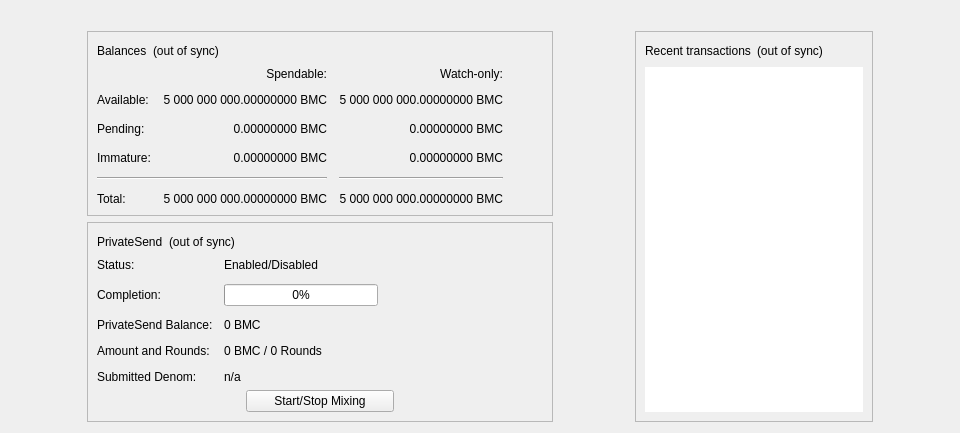
<?xml version="1.0" encoding="UTF-8"?>
<ui version="4.0">
 <class>OverviewPage</class>
 <widget class="QWidget" name="OverviewPage">
  <property name="geometry">
   <rect>
    <x>0</x>
    <y>0</y>
    <width>798</width>
    <height>318</height>
   </rect>
  </property>
  <property name="minimumSize">
   <size>
    <width>960</width>
    <height>0</height>
   </size>
  </property>
  <property name="windowTitle">
   <string>Form</string>
  </property>
  <layout class="QVBoxLayout" name="topLayout">
   <item>
    <widget class="QLabel" name="labelAlerts">
     <property name="visible">
      <bool>false</bool>
     </property>
     <property name="wordWrap">
      <bool>true</bool>
     </property>
     <property name="margin">
      <number>3</number>
     </property>
     <property name="textInteractionFlags">
      <set>Qt::TextSelectableByMouse</set>
     </property>
    </widget>
   </item>
   <item>
    <layout class="QHBoxLayout" name="horizontalLayout" stretch="1,0,1,0,1">
     <item>
      <spacer name="horizontalSpacerLeft">
       <property name="orientation">
        <enum>Qt::Horizontal</enum>
       </property>
       <property name="sizeType">
        <enum>QSizePolicy::Preferred</enum>
       </property>
       <property name="sizeHint" stdset="0">
        <size>
         <width>10</width>
         <height>20</height>
        </size>
       </property>
      </spacer>
     </item>
     <item>
      <layout class="QVBoxLayout" name="verticalLayout_2">
       <item>
        <widget class="QFrame" name="frame">
         <property name="frameShape">
          <enum>QFrame::StyledPanel</enum>
         </property>
         <property name="frameShadow">
          <enum>QFrame::Raised</enum>
         </property>
         <layout class="QVBoxLayout" name="verticalLayout_4">
          <item>
           <layout class="QHBoxLayout" name="horizontalLayout_4">
            <item>
             <widget class="QLabel" name="label_5">
              <property name="text">
               <string>Balances</string>
              </property>
             </widget>
            </item>
            <item>
             <widget class="QLabel" name="labelWalletStatus">
              <property name="toolTip">
                <string>The displayed information may be out of date. Your wallet automatically synchronizes with the BobMemeCoin network after a connection is established, but this process has not completed yet.</string>
              </property>
              <property name="text">
               <string notr="true">(out of sync)</string>
              </property>
              <property name="alignment">
               <set>Qt::AlignLeading|Qt::AlignLeft|Qt::AlignVCenter</set>
              </property>
             </widget>
            </item>
            <item>
             <spacer name="horizontalSpacer_3">
              <property name="orientation">
               <enum>Qt::Horizontal</enum>
              </property>
              <property name="sizeHint" stdset="0">
               <size>
                <width>40</width>
                <height>20</height>
               </size>
              </property>
             </spacer>
            </item>
           </layout>
          </item>
          <item>
           <layout class="QGridLayout" name="gridLayout">
            <property name="spacing">
             <number>12</number>
            </property>
            <item row="2" column="2">
             <widget class="QLabel" name="labelWatchPending">
              <property name="cursor">
               <cursorShape>IBeamCursor</cursorShape>
              </property>
              <property name="toolTip">
               <string>Unconfirmed transactions to watch-only addresses</string>
              </property>
              <property name="text">
                <string notr="true">0.00000000 BMC</string>
              </property>
              <property name="alignment">
               <set>Qt::AlignRight|Qt::AlignTrailing|Qt::AlignVCenter</set>
              </property>
              <property name="textInteractionFlags">
               <set>Qt::LinksAccessibleByMouse|Qt::TextSelectableByKeyboard|Qt::TextSelectableByMouse</set>
              </property>
             </widget>
            </item>
            <item row="2" column="1">
             <widget class="QLabel" name="labelUnconfirmed">
              <property name="cursor">
               <cursorShape>IBeamCursor</cursorShape>
              </property>
              <property name="toolTip">
               <string>Total of transactions that have yet to be confirmed, and do not yet count toward the spendable balance</string>
              </property>
              <property name="text">
                <string notr="true">0.00000000 BMC</string>
              </property>
              <property name="alignment">
               <set>Qt::AlignRight|Qt::AlignTrailing|Qt::AlignVCenter</set>
              </property>
              <property name="textInteractionFlags">
               <set>Qt::LinksAccessibleByMouse|Qt::TextSelectableByKeyboard|Qt::TextSelectableByMouse</set>
              </property>
             </widget>
            </item>
            <item row="3" column="2">
             <widget class="QLabel" name="labelWatchImmature">
              <property name="cursor">
               <cursorShape>IBeamCursor</cursorShape>
              </property>
              <property name="toolTip">
               <string>Mined balance in watch-only addresses that has not yet matured</string>
              </property>
              <property name="text">
                <string notr="true">0.00000000 BMC</string>
              </property>
              <property name="alignment">
               <set>Qt::AlignRight|Qt::AlignTrailing|Qt::AlignVCenter</set>
              </property>
              <property name="textInteractionFlags">
               <set>Qt::LinksAccessibleByMouse|Qt::TextSelectableByKeyboard|Qt::TextSelectableByMouse</set>
              </property>
             </widget>
            </item>
            <item row="4" column="0" colspan="2">
             <widget class="Line" name="lineSpendableBalance">
              <property name="orientation">
               <enum>Qt::Horizontal</enum>
              </property>
             </widget>
            </item>
            <item row="4" column="2">
             <widget class="Line" name="lineWatchBalance">
              <property name="sizePolicy">
               <sizepolicy hsizetype="Preferred" vsizetype="Fixed">
                <horstretch>0</horstretch>
                <verstretch>0</verstretch>
               </sizepolicy>
              </property>
              <property name="minimumSize">
               <size>
                <width>140</width>
                <height>0</height>
               </size>
              </property>
              <property name="orientation">
               <enum>Qt::Horizontal</enum>
              </property>
             </widget>
            </item>
            <item row="5" column="0">
             <widget class="QLabel" name="labelTotalText">
              <property name="text">
               <string>Total:</string>
              </property>
             </widget>
            </item>
            <item row="3" column="1">
             <widget class="QLabel" name="labelImmature">
              <property name="cursor">
               <cursorShape>IBeamCursor</cursorShape>
              </property>
              <property name="toolTip">
               <string>Mined balance that has not yet matured</string>
              </property>
              <property name="text">
                <string notr="true">0.00000000 BMC</string>
              </property>
              <property name="alignment">
               <set>Qt::AlignRight|Qt::AlignTrailing|Qt::AlignVCenter</set>
              </property>
              <property name="textInteractionFlags">
               <set>Qt::LinksAccessibleByMouse|Qt::TextSelectableByKeyboard|Qt::TextSelectableByMouse</set>
              </property>
             </widget>
            </item>
            <item row="2" column="3">
             <spacer name="horizontalSpacer_2">
              <property name="orientation">
               <enum>Qt::Horizontal</enum>
              </property>
              <property name="sizeHint" stdset="0">
               <size>
                <width>40</width>
                <height>20</height>
               </size>
              </property>
             </spacer>
            </item>
            <item row="3" column="0">
             <widget class="QLabel" name="labelImmatureText">
              <property name="text">
               <string>Immature:</string>
              </property>
             </widget>
            </item>
            <item row="5" column="1">
             <widget class="QLabel" name="labelTotal">
              <property name="cursor">
               <cursorShape>IBeamCursor</cursorShape>
              </property>
              <property name="toolTip">
               <string>Your current total balance</string>
              </property>
              <property name="text">
                <string notr="true">5 000 000 000.00000000 BMC</string>
              </property>
              <property name="alignment">
               <set>Qt::AlignRight|Qt::AlignTrailing|Qt::AlignVCenter</set>
              </property>
              <property name="textInteractionFlags">
               <set>Qt::LinksAccessibleByMouse|Qt::TextSelectableByKeyboard|Qt::TextSelectableByMouse</set>
              </property>
             </widget>
            </item>
            <item row="5" column="2">
             <widget class="QLabel" name="labelWatchTotal">
              <property name="cursor">
               <cursorShape>IBeamCursor</cursorShape>
              </property>
              <property name="toolTip">
               <string>Current total balance in watch-only addresses</string>
              </property>
              <property name="text">
                <string notr="true">5 000 000 000.00000000 BMC</string>
              </property>
              <property name="alignment">
               <set>Qt::AlignRight|Qt::AlignTrailing|Qt::AlignVCenter</set>
              </property>
              <property name="textInteractionFlags">
               <set>Qt::LinksAccessibleByMouse|Qt::TextSelectableByKeyboard|Qt::TextSelectableByMouse</set>
              </property>
             </widget>
            </item>
            <item row="0" column="2">
             <widget class="QLabel" name="labelWatchonly">
              <property name="text">
               <string>Watch-only:</string>
              </property>
              <property name="alignment">
               <set>Qt::AlignRight|Qt::AlignTrailing|Qt::AlignVCenter</set>
              </property>
             </widget>
            </item>
            <item row="1" column="0">
             <widget class="QLabel" name="labelBalanceText">
              <property name="text">
               <string>Available:</string>
              </property>
             </widget>
            </item>
            <item row="1" column="1">
             <widget class="QLabel" name="labelBalance">
              <property name="cursor">
               <cursorShape>IBeamCursor</cursorShape>
              </property>
              <property name="toolTip">
               <string>Your current spendable balance</string>
              </property>
              <property name="text">
                <string notr="true">5 000 000 000.00000000 BMC</string>
              </property>
              <property name="alignment">
               <set>Qt::AlignRight|Qt::AlignTrailing|Qt::AlignVCenter</set>
              </property>
              <property name="textInteractionFlags">
               <set>Qt::LinksAccessibleByMouse|Qt::TextSelectableByKeyboard|Qt::TextSelectableByMouse</set>
              </property>
             </widget>
            </item>
            <item row="1" column="2">
             <widget class="QLabel" name="labelWatchAvailable">
              <property name="cursor">
               <cursorShape>IBeamCursor</cursorShape>
              </property>
              <property name="toolTip">
               <string>Your current balance in watch-only addresses</string>
              </property>
              <property name="text">
                <string notr="true">5 000 000 000.00000000 BMC</string>
              </property>
              <property name="alignment">
               <set>Qt::AlignRight|Qt::AlignTrailing|Qt::AlignVCenter</set>
              </property>
              <property name="textInteractionFlags">
               <set>Qt::LinksAccessibleByMouse|Qt::TextSelectableByKeyboard|Qt::TextSelectableByMouse</set>
              </property>
             </widget>
            </item>
            <item row="2" column="0">
             <widget class="QLabel" name="labelPendingText">
              <property name="text">
               <string>Pending:</string>
              </property>
             </widget>
            </item>
            <item row="0" column="1">
             <widget class="QLabel" name="labelSpendable">
              <property name="text">
               <string>Spendable:</string>
              </property>
              <property name="alignment">
               <set>Qt::AlignRight|Qt::AlignTrailing|Qt::AlignVCenter</set>
              </property>
             </widget>
            </item>
           </layout>
          </item>
         </layout>
        </widget>
       </item>
       <item>
        <widget class="QFrame" name="frameCoinJoin">
         <property name="layoutDirection">
          <enum>Qt::LeftToRight</enum>
         </property>
         <property name="frameShape">
          <enum>QFrame::StyledPanel</enum>
         </property>
         <property name="frameShadow">
          <enum>QFrame::Raised</enum>
         </property>
         <layout class="QVBoxLayout" name="VerticalLayout_PS1">
          <item>
           <layout class="QHBoxLayout" name="horizontalLayout_5">
            <item>
             <widget class="QLabel" name="labelCoinJoinHeader">
              <property name="text">
               <string notr="true">PrivateSend</string>
              </property>
             </widget>
            </item>
            <item>
             <widget class="QLabel" name="labelCoinJoinSyncStatus">
              <property name="toolTip">
                <string>The displayed information may be out of date. Your wallet automatically synchronizes with the BobMemeCoin network after a connection is established, but this process has not completed yet.</string>
              </property>
              <property name="text">
               <string notr="true">(out of sync)</string>
              </property>
              <property name="alignment">
               <set>Qt::AlignLeading|Qt::AlignLeft|Qt::AlignVCenter</set>
              </property>
             </widget>
            </item>
            <item>
             <spacer name="horizontalSpacer_4">
              <property name="orientation">
               <enum>Qt::Horizontal</enum>
              </property>
              <property name="sizeHint" stdset="0">
               <size>
                <width>40</width>
                <height>20</height>
               </size>
              </property>
             </spacer>
            </item>
           </layout>
          </item>
          <item>
           <layout class="QFormLayout" name="coinJoinFormLayout">
            <property name="fieldGrowthPolicy">
             <enum>QFormLayout::AllNonFixedFieldsGrow</enum>
            </property>
            <property name="horizontalSpacing">
             <number>11</number>
            </property>
            <property name="verticalSpacing">
             <number>12</number>
            </property>
            <item row="0" column="0">
             <widget class="QLabel" name="labelCoinJoinEnabledText">
              <property name="text">
               <string>Status:</string>
              </property>
             </widget>
            </item>
            <item row="0" column="1">
             <widget class="QLabel" name="labelCoinJoinEnabled">
              <property name="text">
               <string>Enabled/Disabled</string>
              </property>
             </widget>
            </item>
            <item row="1" column="0">
             <widget class="QLabel" name="labelCompletitionText">
              <property name="text">
               <string>Completion:</string>
              </property>
             </widget>
            </item>
            <item row="1" column="1">
             <widget class="QProgressBar" name="coinJoinProgress">
              <property name="maximumSize">
               <size>
                <width>154</width>
                <height>16777215</height>
               </size>
              </property>
              <property name="value">
               <number>0</number>
              </property>
             </widget>
            </item>
            <item row="2" column="0">
             <widget class="QLabel" name="labelAnonymizedText">
              <property name="text">
               <string notr="true">PrivateSend Balance:</string>
              </property>
             </widget>
            </item>
            <item row="2" column="1">
             <widget class="QLabel" name="labelAnonymized">
              <property name="text">
                <string notr="true">0 BMC</string>
              </property>
             </widget>
            </item>
            <item row="3" column="0">
             <widget class="QLabel" name="labelAmountAndRoundsText">
              <property name="text">
               <string>Amount and Rounds:</string>
              </property>
             </widget>
            </item>
            <item row="3" column="1">
             <widget class="QLabel" name="labelAmountRounds">
              <property name="text">
                <string>0 BMC / 0 Rounds</string>
              </property>
             </widget>
            </item>
            <item row="4" column="0">
             <widget class="QLabel" name="labelSubmittedDenomText">
              <property name="text">
               <string>Submitted Denom:</string>
              </property>
             </widget>
            </item>
            <item row="4" column="1">
             <widget class="QLabel" name="labelSubmittedDenom">
              <property name="toolTip">
               <string>The denominations you submitted to the Masternode.&lt;br&gt;To mix, other users must submit the exact same denominations.</string>
              </property>
              <property name="text">
               <string>n/a</string>
              </property>
              <property name="wordWrap">
               <bool>true</bool>
              </property>
             </widget>
            </item>
           </layout>
          </item>
          <item>
           <layout class="QVBoxLayout" name="VerticalLayout_PS">
            <item>
             <layout class="QHBoxLayout" name="horizontalLayout_3">
              <property name="topMargin">
               <number>0</number>
              </property>
              <item>
               <spacer name="horizontalSpacer_5">
                <property name="orientation">
                 <enum>Qt::Horizontal</enum>
                </property>
                <property name="sizeHint" stdset="0">
                 <size>
                  <width>40</width>
                  <height>20</height>
                 </size>
                </property>
               </spacer>
              </item>
              <item>
               <widget class="QPushButton" name="toggleCoinJoin">
                <property name="sizePolicy">
                 <sizepolicy hsizetype="MinimumExpanding" vsizetype="Fixed">
                  <horstretch>0</horstretch>
                  <verstretch>0</verstretch>
                 </sizepolicy>
                </property>
                <property name="text">
                 <string>Start/Stop Mixing</string>
                </property>
               </widget>
              </item>
              <item>
               <spacer name="horizontalSpacer_6">
                <property name="orientation">
                 <enum>Qt::Horizontal</enum>
                </property>
                <property name="sizeHint" stdset="0">
                 <size>
                  <width>40</width>
                  <height>20</height>
                 </size>
                </property>
               </spacer>
              </item>
             </layout>
            </item>
            <item>
             <spacer name="verticalSpacer_3">
              <property name="orientation">
               <enum>Qt::Vertical</enum>
              </property>
              <property name="sizeHint" stdset="0">
               <size>
                <width>20</width>
                <height>40</height>
               </size>
              </property>
             </spacer>
            </item>
           </layout>
          </item>
         </layout>
        </widget>
       </item>
       <item>
        <spacer name="verticalSpacer">
         <property name="orientation">
          <enum>Qt::Vertical</enum>
         </property>
         <property name="sizeHint" stdset="0">
          <size>
           <width>20</width>
           <height>40</height>
          </size>
         </property>
        </spacer>
       </item>
      </layout>
     </item>
     <item>
      <spacer name="horizontalSpacerCenter">
       <property name="orientation">
        <enum>Qt::Horizontal</enum>
       </property>
       <property name="sizeHint" stdset="0">
        <size>
         <width>10</width>
         <height>20</height>
        </size>
       </property>
      </spacer>
     </item>
     <item>
      <layout class="QVBoxLayout" name="verticalLayout_3">
       <item>
        <widget class="QFrame" name="frame_2">
         <property name="frameShape">
          <enum>QFrame::StyledPanel</enum>
         </property>
         <property name="frameShadow">
          <enum>QFrame::Raised</enum>
         </property>
         <layout class="QVBoxLayout" name="verticalLayout">
          <item>
           <layout class="QHBoxLayout" name="horizontalLayout_2">
            <item>
             <widget class="QLabel" name="label_4">
              <property name="text">
               <string>Recent transactions</string>
              </property>
             </widget>
            </item>
            <item>
             <widget class="QLabel" name="labelTransactionsStatus">
              <property name="toolTip">
                <string>The displayed information may be out of date. Your wallet automatically synchronizes with the BobMemeCoin network after a connection is established, but this process has not completed yet.</string>
              </property>
              <property name="text">
               <string notr="true">(out of sync)</string>
              </property>
              <property name="alignment">
               <set>Qt::AlignLeading|Qt::AlignLeft|Qt::AlignVCenter</set>
              </property>
             </widget>
            </item>
            <item>
             <spacer name="horizontalSpacer">
              <property name="orientation">
               <enum>Qt::Horizontal</enum>
              </property>
              <property name="sizeHint" stdset="0">
               <size>
                <width>40</width>
                <height>20</height>
               </size>
              </property>
             </spacer>
            </item>
           </layout>
          </item>
          <item>
           <widget class="TransactionOverviewWidget" name="listTransactions">
            <property name="frameShape">
             <enum>QFrame::NoFrame</enum>
            </property>
            <property name="verticalScrollBarPolicy">
             <enum>Qt::ScrollBarAlwaysOff</enum>
            </property>
            <property name="horizontalScrollBarPolicy">
             <enum>Qt::ScrollBarAlwaysOff</enum>
            </property>
            <property name="sizeAdjustPolicy">
             <enum>QAbstractScrollArea::AdjustToContents</enum>
            </property>
            <property name="selectionMode">
             <enum>QAbstractItemView::NoSelection</enum>
            </property>
            <property name="uniformItemSizes">
             <bool>true</bool>
            </property>
           </widget>
          </item>
         </layout>
        </widget>
       </item>
      </layout>
     </item>
     <item>
      <spacer name="horizontalSpacerRight">
       <property name="orientation">
        <enum>Qt::Horizontal</enum>
       </property>
       <property name="sizeType">
        <enum>QSizePolicy::Preferred</enum>
       </property>
       <property name="sizeHint" stdset="0">
        <size>
         <width>10</width>
         <height>20</height>
        </size>
       </property>
      </spacer>
     </item>
    </layout>
   </item>
  </layout>
 </widget>
 <customwidgets>
  <customwidget>
   <class>TransactionOverviewWidget</class>
   <extends>QListView</extends>
   <header>qt/transactionoverviewwidget.h</header>
  </customwidget>
 </customwidgets>
 <resources/>
 <connections/>
</ui>
